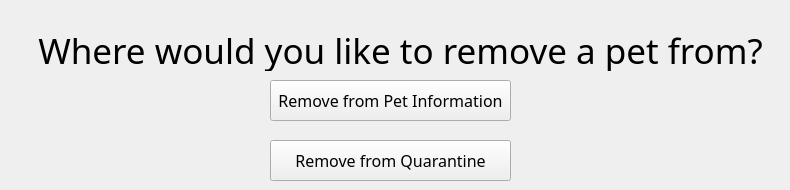
    <widget class="QWidget" name="removePets">
     <widget class="QLabel" name="label_6">
      <property name="geometry">
       <rect>
        <x>20</x>
        <y>30</y>
        <width>761</width>
        <height>41</height>
       </rect>
      </property>
      <property name="font">
       <font>
        <family>Modern No. 20</family>
        <pointsize>26</pointsize>
       </font>
      </property>
      <property name="text">
       <string>Where would you like to remove a pet from?</string>
      </property>
      <property name="alignment">
       <set>Qt::AlignCenter</set>
      </property>
     </widget>
     <widget class="QPushButton" name="removePiBtn">
      <property name="geometry">
       <rect>
        <x>270</x>
        <y>80</y>
        <width>241</width>
        <height>41</height>
       </rect>
      </property>
      <property name="font">
       <font>
        <family>Modern No. 20</family>
        <pointsize>12</pointsize>
       </font>
      </property>
      <property name="text">
       <string>Remove from Pet Information</string>
      </property>
     </widget>
     <widget class="QPushButton" name="removeQueBtn">
      <property name="geometry">
       <rect>
        <x>270</x>
        <y>140</y>
        <width>241</width>
        <height>41</height>
       </rect>
      </property>
      <property name="font">
       <font>
        <family>Modern No. 20</family>
        <pointsize>12</pointsize>
       </font>
      </property>
      <property name="text">
       <string>Remove from Quarantine</string>
      </property>
     </widget>
    </widget>
